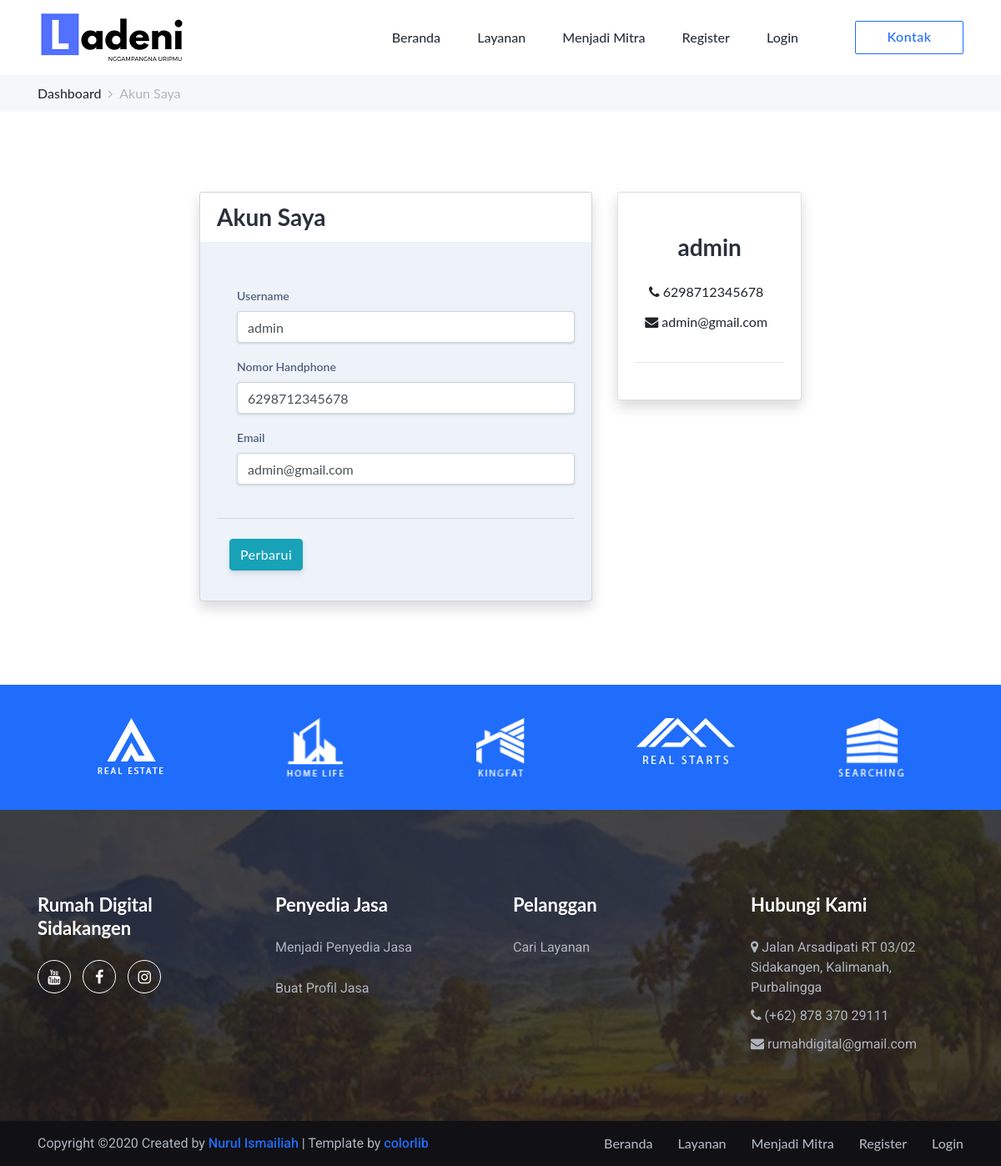
The page /account/index.php?log=1 on the database its author committed.
### tables this page shows
CREATE TABLE `pengguna` (
  `id_pengguna` int(11) NOT NULL,
  `username` varchar(100) NOT NULL,
  `password` varchar(100) NOT NULL,
  `no_handphone` varchar(15) NOT NULL,
  `email` varchar(100) NOT NULL,
  `level` varchar(5) NOT NULL
);

### fungsi/koneksi.php (called while the page is built, shortened)
<?php
	$base_url = "http://127.0.0.1/jasa/";
?>

### account/index.php (the view, shortened to what this page needs)
<?php
require_once '../_header.php';
?>
<body style="background-color: transparent;">
    <div class="breadcrumb-content-two jarallax wow fadeInUp" data-wow-delay="100ms">
        <div class="container h-100">
            <div class="row h-100 align-items-center">
                <div class="col-12">
                    <div class="breadcrumb-content">
                        <nav aria-label="breadcrumb">
                            <ol class="breadcrumb">
                                <li class="breadcrumb-item"><a href="<?= $base_url."dashboard/?log=".$_SESSION['id_pengguna']; ?>">Dashboard</a></li>
                                <li class="breadcrumb-item active" aria-current="page">Akun Saya</li>
                            </ol>
                        </nav>
                    </div>
                </div>
            </div>
        </div>
    </div>
  <?php
    $log=$_GET['log'];
    $query = mysqli_query($mysqli, "SELECT * FROM pengguna WHERE id_pengguna = '$log'");
    while ($data = mysqli_fetch_assoc($query)) {
        $id_pengguna = $data['id_pengguna'];
        $pengguna = mysqli_fetch_assoc(mysqli_query($mysqli, "SELECT * from pengguna WHERE id_pengguna='$id_pengguna'"));
  ?>
  <div class="main-content" style="background-color: white; padding-left: 200px; padding-right: 200px; padding-bottom: 100px;">
    <div class="container-fluid mt-7">
      <div class="row">
        <div class="col-xl-4 order-xl-2 mb-5 mb-xl-0">
          <div class="card card-profile shadow">
            <div class="card-body pt-0 pt-md-6 mt-5">
              <div class="text-center">
                <h3>
                  <?= $data['username']; ?><span class="font-weight-light"></span>
                </h3>
                <div class="ni education_hat mr-2">
                  <ul class="my-4">
                    <li class="fa fa-phone"><p></p></li> <?= $data['no_handphone']; ?><br>
                    <li class="fa fa-envelope"><p></p></li> <?= $data['email']; ?><br>
                </div>
                <hr class="my-4" />
              </div>
            </div>
          </div>
        </div>
        <div class="col-xl-8 order-xl-1">
          <div class="card bg-secondary shadow" style="background-color: #edf3f9 !important">
            <div class="card-header bg-white border-0">
              <div class="row align-items-center">
                <div class="col-8">
                  <h3 class="mb-0">Akun Saya</h3>
                </div>
              </div>
            </div>
            <div class="card-body">
              <form method="POST" action = "proses.php" enctype="multipart/form-data">
                <h6 class="heading-small text-muted mb-4"></h6>
                <div class="pl-lg-4">
                  <div class="row">
                    <div class="col-lg-12">
                      <div class="form-group">
                        <label class="form-control-label" for="input-username">Username</label>
                        <input type="text" name="username" class="form-control form-control-alternative" required="" value="<?php echo $data['username'];?>">
                      </div>
                    </div>
                  </div>
                </div>
                <div class="pl-lg-4">
                  <div class="row">
                    <div class="col-lg-12">
                      <div class="form-group">
                        <label class="form-control-label" for="input-username">Nomor Handphone</label>
                        <input type="text" name="no_handphone" class="form-control form-control-alternative" required="" value="<?php echo $data['no_handphone'];?>">
                      </div>
                    </div>
                    <div class="col-lg-12">
                      <div class="form-group">
                        <label class="form-control-label">Email</label>
                        <input type="text" name = "email" class="form-control form-control-alternative"  required="" value="<?php echo $data['email'];?>">
                      </div>
                    </div>
                  </div>
                </div>
                <hr class="my-4" />
                <div class="col-lg-6">
                  <div class="form-group">
                    <input type="submit" id="submit" class="btn btn-info" name="edit_akun" value="Perbarui">
                  </div>
                </div>
              </form>
            </div>
          </div>
        </div>
      </div>
    </div>
  </div>
<?php } ?>
</body>
<?php
require_once '../_footer.php'
?>

### _header.php (style rules this page uses)
.breadcrumb-content-two { background-color: #f5f8fa; padding-top: 10px; }

### rows shown on the page
pengguna: username "admin", no_handphone "6298712345678", email "admin@gmail.com"
